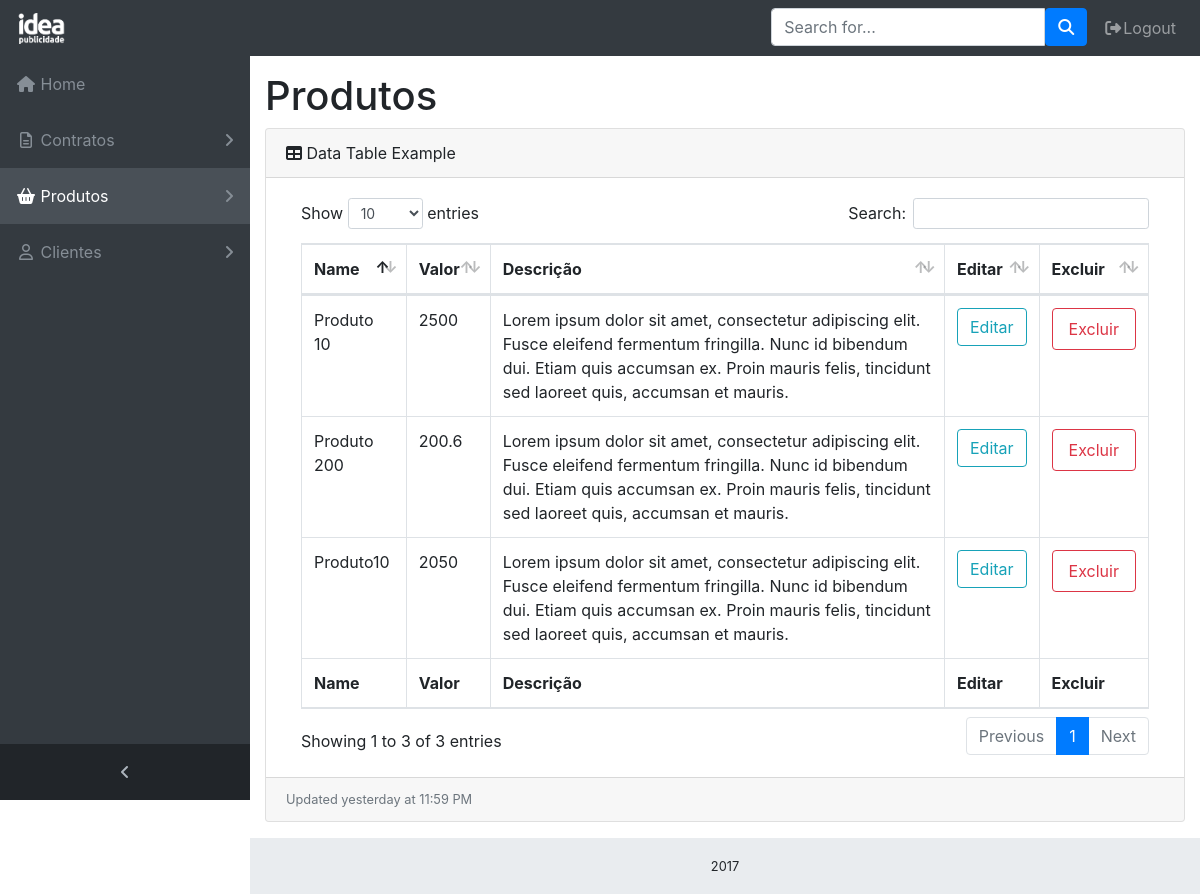
Page /index.php?option=produtos (signed in) on the committed database.
### tables this page shows
CREATE TABLE `produtos` (
  `idProduto` int(11) NOT NULL,
  `nomeProduto` varchar(150) NOT NULL,
  `descricao` varchar(750) NOT NULL,
  `valor` double NOT NULL
);

### control/DAO/ProdutoDAO.php (called while the page is built, shortened)
<?php
class ProdutoDAO {
   function listar() {
      $idProduto = func_get_args();
      $id = implode("", $idProduto[0]);
      try {
         $conexao = new ConnectionFactory();
         $con = $conexao->newConnection();
         if(empty($id)) {
            $cadastro = $con->prepare("SELECT * FROM produtos");
         } else {
            $cadastro = $con->prepare("SELECT * FROM produtos WHERE idProduto = ?");
            $cadastro->bindValue(1,$id);
         }
         $cadastro->execute();
         if($cadastro->rowCount() > 0) {
            return $cadastro;
         } else {
            $validade = array('alert' => 'alert-warning', 'msg' => 'Produto já cadastrado!');
         }
      } catch (Exception $ex) {
         die($ex->getMessage());
      }
   }
}

### control/ProdutoCtrl.php (called while the page is built, shortened)
<?php
require_once __DIR__ . "/DAO/ProdutoDAO.php";
class ProdutoCtrl {
   function listarProduto() {
      $idProduto = func_get_args();
      $produtoDao = new ProdutoDAO();
      return $produtoDao->listar($idProduto);
   }
}

### view/html/produtos.php (the view, shortened to what this page needs)
<?php
   require_once __DIR__ . "/../../control/ProdutoCtrl.php";
   $produtosCtrl = new ProdutoCtrl();
?>
<h1>Produtos</h1>
<div class="card mb-3">
   <div class="card-header">
      <i class="fa fa-table"></i>
      Data Table Example
   </div>
   <div class="card-body">
      <div class="table-responsive">
         <table class="table table-bordered" width="100%" id="dataTable" cellspacing="0">
            <?php $rows = $produtosCtrl->listarProduto(); ?>
            <thead>
               <tr>
                  <th>Name</th>
                  <th>Valor</th>
                  <th>Descrição</th>
                  <th>Editar</th>
                  <th>Excluir</th>
               </tr>
            </thead>
            <tfoot>
               <tr>
                  <th>Name</th>
                  <th>Valor</th>
                  <th>Descrição</th>
                  <th>Editar</th>
                  <th>Excluir</th>
               </tr>
            </tfoot>
            <tbody>
               <?php while($inscricao = $rows->fetch(PDO::FETCH_OBJ)): ?>
               <tr>
                  <td><?php echo $inscricao->nomeProduto ?></td>
                  <td><?php echo $inscricao->valor ?></td>
                  <td><?php echo $inscricao->descricao ?></td>
                  <td><a class="btn btn-outline-infobtn btn-outline-info" href="index.php?option=editar-produto&id=<?php echo $inscricao->idProduto ?>" title="Editar">Editar</a></td>
                  <td><a class="btn btn-outline-danger nav-link excluir" href="view/php/novo-produto.php" data-fucao="id=<?php echo $inscricao->idProduto ?>&function=excluirProduto" title="Excluir">Excluir</a></td>
               </tr>
               <?php endwhile; ?>
            </tbody>
         </table>
      </div>
   </div>
   <div class="card-footer small text-muted">
      Updated yesterday at 11:59 PM
   </div>
</div>

### assets/css/style.css (style rules this page uses)
html { position: relative; min-height: 100%; }
body.sticky-footer { margin-bottom: 56px; }
body.fixed-nav { padding-top: 56px; }

### rows in the picture
produtos: nomeProduto "Produto10", valor "2050", descricao "Lorem ipsum dolor sit amet, consectetur adipiscing elit. Fusce eleifend fermentum fringilla. Nunc id bibendum dui. Etiam quis accumsan ex. Proin mauris felis, tincidunt sed laoreet quis, accumsan et mauris."
produtos: nomeProduto "Produto 200", valor "200.6", descricao "Lorem ipsum dolor sit amet, consectetur adipiscing elit. Fusce eleifend fermentum fringilla. Nunc id bibendum dui. Etiam quis accumsan ex. Proin mauris felis, tincidunt sed laoreet quis, accumsan et mauris."
produtos: nomeProduto "Produto 10", valor "2500", descricao "Lorem ipsum dolor sit amet, consectetur adipiscing elit. Fusce eleifend fermentum fringilla. Nunc id bibendum dui. Etiam quis accumsan ex. Proin mauris felis, tincidunt sed laoreet quis, accumsan et mauris."

### other values in the picture
$item["nome"] "Home"
$item["nome"] "Contratos"
$item["nome"] "Produtos"
$item["nome"] "Clientes"
